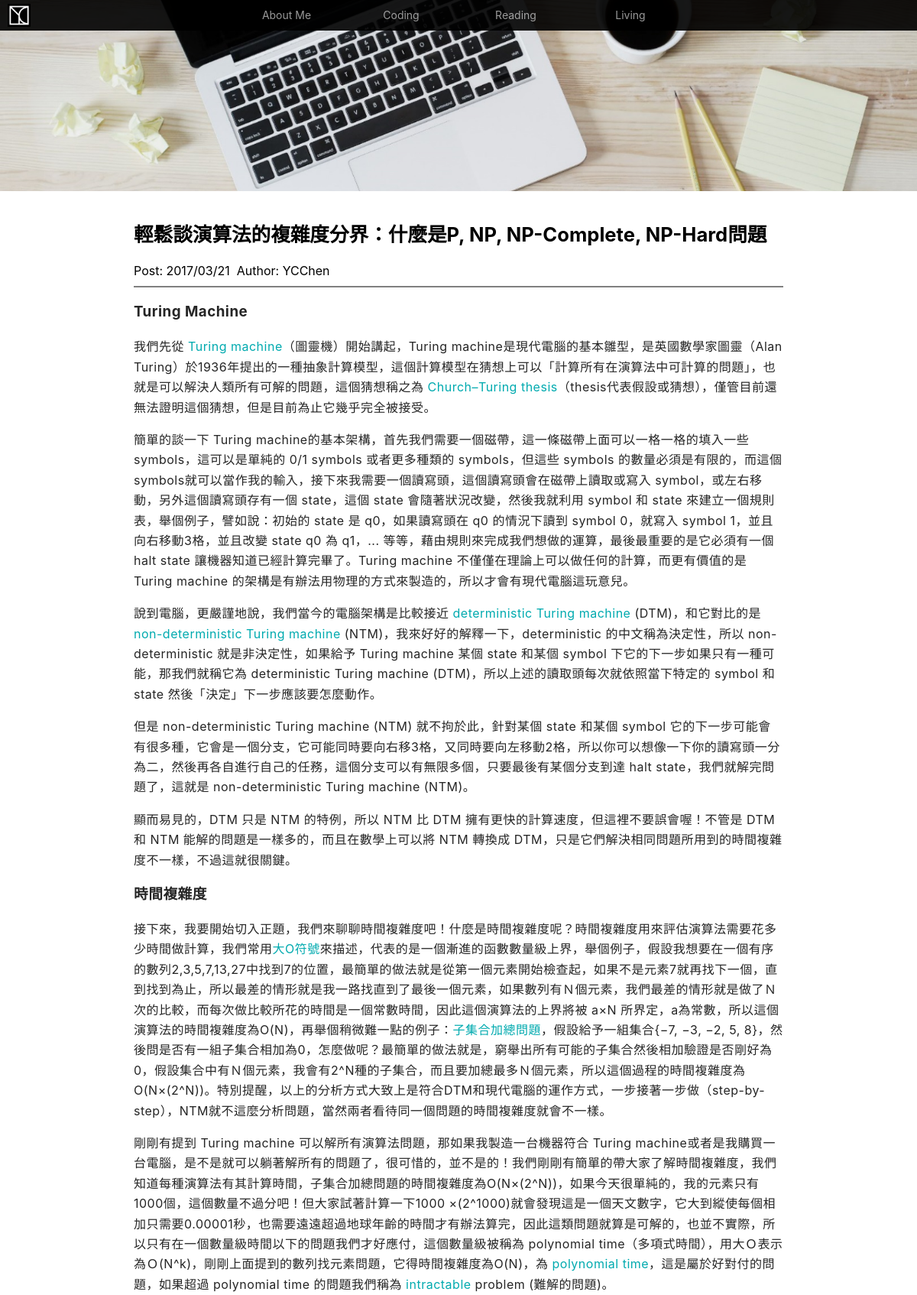
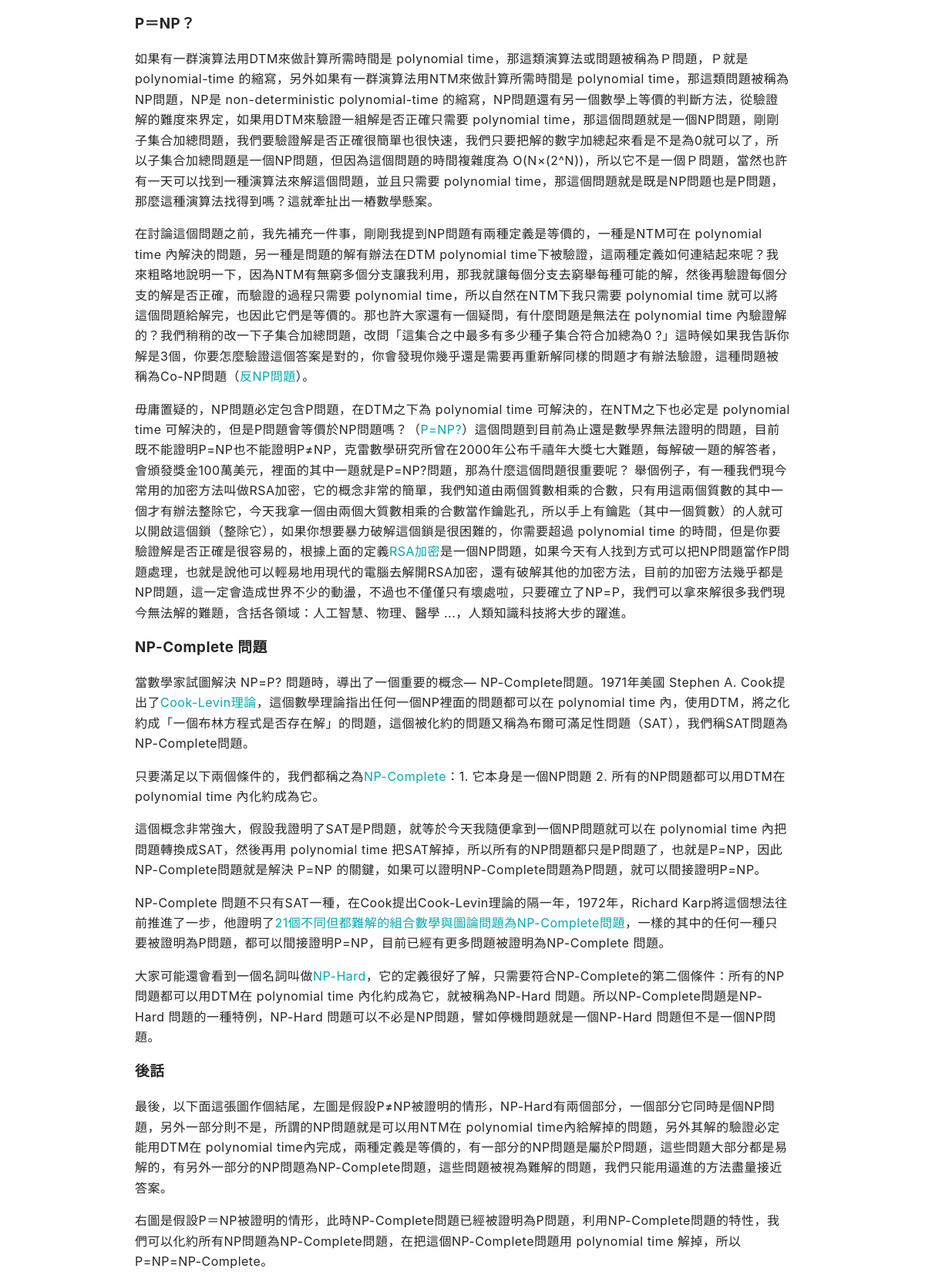
Page /YCNote/post/1 (upper part) on the committed database (2 pictures, top to bottom).
### Posts/models.py (models this page shows, shortened)
class Post(models.Model):
    title = models.CharField(max_length=500)
    content = models.TextField(blank=True)
    file = models.URLField(max_length=500,blank=True)
    created_time = models.DateTimeField(auto_now_add=True)
    modified_time = models.DateTimeField(auto_now=True)
    post_time = models.DateTimeField()
    isPublic = models.BooleanField()
    kind = models.CharField(max_length=200)
    tags = models.CharField(max_length=500,blank=True)
    author = models.CharField(max_length=200)
    front_board = models.URLField(max_length=500,blank=True)

### YCBlog/views.py (the view)
# urls.py: url(r'^YCNote/post/(?P<pk>\d+)(?:\.json)?',post),
def post(request,pk):
    if request.method == 'GET':
        post = Post.objects.get(pk=pk)
        if not post.front_board:
            if post.kind == "Coding":
                post.front_board = "/static/img/coding_front_board.jpg"
            elif post.kind == "Reading":
                post.front_board = "/static/img/reading_front_board.jpg"
            elif post.kind == "Living":
                post.front_board = "/static/img/living_front_board.jpg"
        if not post:
            return Http404
        else:
            return render(request,'post.html',
                {'post':post})
    elif request.method == 'POST':
        pass

### templates/post.html (shortened to what this page needs)
{% extends 'base.html' %}
{% load staticfiles %}
{% load post_extras %}
{% block content %}
<div id="post_front_board">
    {% if post.front_board %}
    <img src="{{post.front_board}}" alt="post front board image"/>
    {% else %}
    <img src="/static/img/welcome_front_board.jpg" alt="post front board image"/>
    {% endif %}
</div>
<div class="container">
    <div class="post">
        <div class="post-heading">
            <h2 class="title">
                {{post.title}}
            </h2>
            <div class="info">
               <span class="date">
                    Post: {{post.post_time|date:"Y/m/d"}}&nbsp;
                </span>
                <span class="author">
                    Author: {{post.author}}&nbsp;
                </span>
            </div>
        </div>
        <div class="post-content">
            {{post.content | safe}}
        </div>
    </div>
</div>
{% endblock %}

### static/style/index.css (style rules this page uses)
body { margin: 0; padding: 0 ; font-family: "SF Pro TC", "HanHei TC", "SF Pro Text", "Myriad Set Pro", "DF Pro Icons", "PingFang TC", "Helvetica Heuw","Microsoft JhengHei", Helvetica, Arial, sans-serif; }
.container { width:90%; margin-left: auto; margin-right: auto; overflow: hidden; }
.container a { color: rgba(0, 170, 175, 1.0); }
.container a:link { outline: 0; text-decoration: none; }
.post { padding: 0; margin: 0; }
.post .post-heading { margin: 0; padding: 0; border-bottom: grey solid 2px; }
.post .post-heading .title { padding-top: 15px; font-size: 160%; color: black; }
.post .post-heading .info { width:100%; text-align:left; margin-top: 1px; margin-bottom: 10px; }
.post .post-content { overflow: hidden; width: 100%; margin-bottom: 30px; line-height: 26.4px; letter-spacing: 0.5px; color: rgb(37,37,37); }
.post .post-content p { overflow: auto; }
#post_front_board { width:100%; height:250px; overflow: hidden; }
#post_front_board img { width:100%; top: -100%; bottom:-100%; position: relative; margin: auto; }
@media (min-width: 800px) { .container { width:850px; } }

### rows in the picture
Post: title "輕鬆談演算法的複雜度分界：什麼是P, NP, NP-Complete, NP-Hard問題", post_time "2017/03/21", author "YCChen", content "Turing Machine 我們先從 Turing machine （圖靈機）開始講起，Turing machine是現代電腦的基本雛型，是英國數學家圖靈（Alan Turing）於1936年提出的一種抽象計算模型，這個計算模型在猜想上可以「計算所有在演算法中可計算的問題」，也就是可以解決人類所有可解的問題，這個猜想稱之為 Church–Turing thesis （thesis代表假設或猜想），僅管目前還無法證明這個猜想，但是目前為止它幾乎完全被接受。 簡單的談一下 Turing machine的基本架構，首先我們需要一個磁帶，這一條磁帶上面可以一格一格的填入一些 symbols，這可以是單純的 0/1 symbols 或者更多種類的 symbols，但這些 symbols 的數量必須是有限的，而這個symbols就可以當作我的輸入，接下來我需要一個讀寫頭，這個讀寫頭會在磁帶上讀取或寫入 symbol，或左右移動，另外這個讀寫頭存有一個 state，這個 state 會隨著狀況改變，然後我就利用 symbol 和 state 來建立一個規則表，舉個例子，譬如說：初始的 state 是 q0，如果讀寫頭在 q0 的情況下讀到 symbol 0，就寫入 symbol 1，並且向右移動3格，並且改變 state q0 為 q1，... 等等，藉由規則來完成我們想做的運算，最後最重要的是它必須有一個 halt state 讓機器知道已經計算完畢了。Turing machine 不僅僅在理論上可以做任何的計算，而更有價值的是 Turing machine…"
